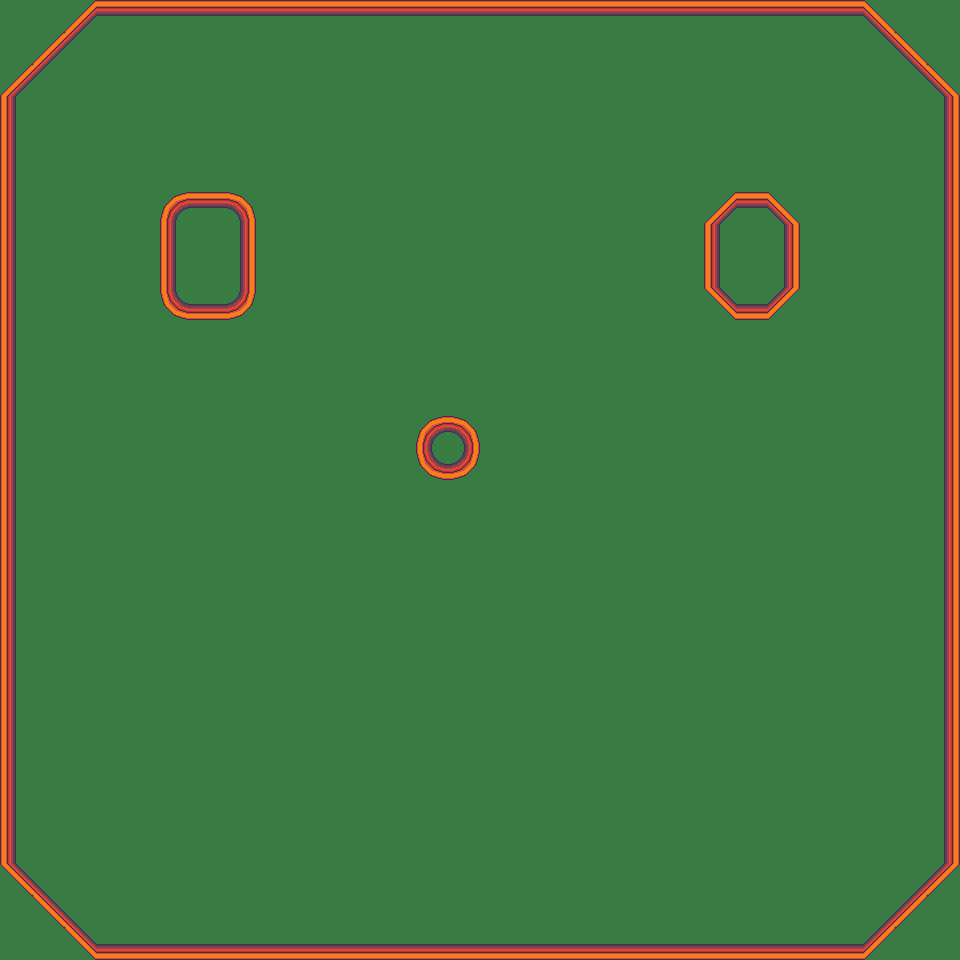

A level layout from a 2D game, rendered from its tile map. Below: a short description, then the map file with tile-grid data replaced by summaries:
An orthogonal 30x30 tile map with 32x32 px tiles, 2 tile layers (ground, walls) and 18 objects (6x bumper, 2x tank, 2x turret, exterior, tee, ...).

<map version="1.0" tiledversion="1.1.4" orientation="orthogonal" renderorder="right-down" width="30" height="30" tilewidth="32" tileheight="32" infinite="0" nextobjectid="43">
 <properties>
  <property name="name" value="Testes, one, two... three?" />
  <property name="par" type="int" value="3" />
 </properties>
 <tileset firstgid="1" source="tileset.tsx" />
 <layer name="ground" width="30" height="30">
  <data>[900 cells, 900 non-empty, 1 distinct tile ids]</data>
 </layer>
 <layer name="walls" width="30" height="30">
  <data>[900 cells, 152 non-empty, 17 distinct tile ids]</data>
 </layer>
 <objectgroup name="collision">
  <object id="5" x="416" y="416" width="64" height="64">
   <ellipse />
  </object>
  <object id="11" x="800" y="224">
   <polyline points="0,0 -32,-32 -64,-32 -96,0 -96,32 -96,64 -64,96 -32,96 0,64 0,0" />
  </object>
  <object id="17" type="exterior" x="864" y="16">
   <polyline points="0,0 80,80 80,848 0,928 -768,928 -848,848 -848,80 -768,0 0,0" />
  </object>
  <object id="18" x="160" y="224">
   <polyline points="0,0 0,-8 8,-24 24,-32 32,-32 64,-32 72,-32 88,-24 96,-8 96,0 96,72 88,88 72,96 24,96 8,88 0,72 0,0" />
  </object>
 </objectgroup>
 <objectgroup name="objects">
  <object id="7" type="tee" gid="183" x="416" y="896" width="32" height="32">
   <properties>
    <property name="facing" type="int" value="0" />
   </properties>
  </object>
  <object id="15" type="hole" gid="169" x="832" y="128" width="32" height="32" />
  <object id="24" type="bumper" gid="184" x="800" y="896" width="32" height="32" />
  <object id="26" type="bumper" gid="184" x="672" y="768" width="32" height="32" />
  <object id="27" type="bumper" gid="184" x="736" y="704" width="32" height="32" />
  <object id="28" type="bumper" gid="184" x="704" y="864" width="32" height="32" />
  <object id="29" type="bumper" gid="184" x="832" y="736" width="32" height="32" />
  <object id="31" type="bumper" gid="184" x="864" y="832" width="32" height="32" />
  <object id="33" type="tank" gid="187" x="768" y="800" width="32" height="32">
   <properties>
    <property name="color" value="orange" />
    <property name="facing" type="int" value="0" />
   </properties>
  </object>
  <object id="34" type="tank" gid="185" x="128" y="576" width="32" height="32">
   <properties>
    <property name="color" value="magenta" />
    <property name="facing" type="int" value="0" />
   </properties>
  </object>
  <object id="38" type="turret" gid="170" x="896" y="448" width="32" height="32">
   <properties>
    <property name="facing" type="int" value="90" />
   </properties>
  </object>
  <object id="39" type="turret" gid="170" x="520" y="448" width="32" height="32">
   <properties>
    <property name="facing" type="int" value="-90" />
   </properties>
  </object>
  <object id="40" type="water" x="298.667" y="832">
   <polyline points="0,0 53.3333,-58.6667 53.3333,-117.333 0,-176 -53.3333,-176 -106.667,-117.333 -106.667,-58.6667 -53.3333,0 0,0" />
  </object>
  <object id="42" type="sand" x="480" y="672">
   <polyline points="16,16 24,8 24,-8 32,-16 40,-32 32,-40 24,-48 16,-64 24,-80 16,-96 0,-96 -16,-88 -24,-64 -32,-48 -40,-24 -40,0 -32,16 -16,24 0,24 16,16" />
  </object>
 </objectgroup>
</map>
